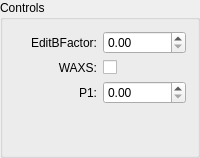
           <widget class="QGroupBox" name="grpControl">
            <property name="title">
             <string>Controls</string>
            </property>
            <layout class="QGridLayout" name="gridLayout_39">
             <item row="3" column="1">
              <spacer name="verticalSpacer_14">
               <property name="orientation">
                <enum>Qt::Vertical</enum>
               </property>
               <property name="sizeHint" stdset="0">
                <size>
                 <width>20</width>
                 <height>40</height>
                </size>
               </property>
              </spacer>
             </item>
             <item row="0" column="0">
              <widget class="QLabel" name="lblEditBFactor">
               <property name="text">
                <string>EditBFactor:</string>
               </property>
               <property name="alignment">
                <set>Qt::AlignRight|Qt::AlignTrailing|Qt::AlignVCenter</set>
               </property>
              </widget>
             </item>
             <item row="0" column="1">
              <widget class="QDoubleSpinBox" name="inpEditBFactor"/>
             </item>
             <item row="2" column="0">
              <widget class="QLabel" name="lblP1">
               <property name="text">
                <string>P1:</string>
               </property>
               <property name="alignment">
                <set>Qt::AlignRight|Qt::AlignTrailing|Qt::AlignVCenter</set>
               </property>
              </widget>
             </item>
             <item row="1" column="1">
              <widget class="QCheckBox" name="togCheckBoxWAXS">
               <property name="text">
                <string/>
               </property>
              </widget>
             </item>
             <item row="1" column="0">
              <widget class="QLabel" name="lblCheckBoxWAXS">
               <property name="text">
                <string>WAXS:</string>
               </property>
               <property name="alignment">
                <set>Qt::AlignRight|Qt::AlignTrailing|Qt::AlignVCenter</set>
               </property>
              </widget>
             </item>
             <item row="2" column="1">
              <widget class="QDoubleSpinBox" name="inpP1"/>
             </item>
            </layout>
           </widget>
